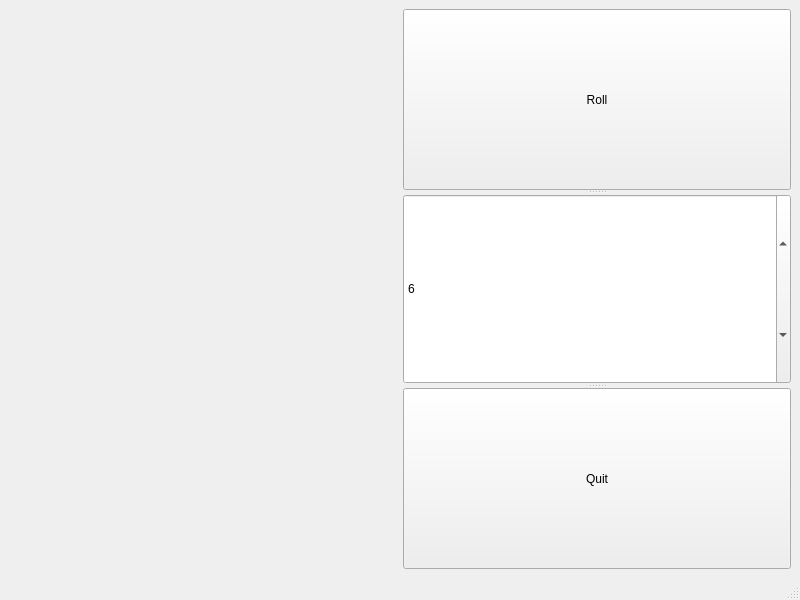
<?xml version="1.0" encoding="UTF-8"?>
<ui version="4.0">
 <class>MainWindow</class>
 <widget class="QMainWindow" name="MainWindow">
  <property name="geometry">
   <rect>
    <x>0</x>
    <y>0</y>
    <width>800</width>
    <height>600</height>
   </rect>
  </property>
  <property name="windowTitle">
   <string>MainWindow</string>
  </property>
  <widget class="QWidget" name="centralwidget">
   <layout class="QGridLayout" name="gridLayout">
    <item row="0" column="1">
     <widget class="QSplitter" name="splitter">
      <property name="orientation">
       <enum>Qt::Vertical</enum>
      </property>
      <widget class="QPushButton" name="pushButton">
       <property name="text">
        <string>Roll</string>
       </property>
      </widget>
      <widget class="QSpinBox" name="spinBox">
       <property name="minimum">
        <number>1</number>
       </property>
       <property name="value">
        <number>6</number>
       </property>
      </widget>
      <widget class="QPushButton" name="pushButton_2">
       <property name="text">
        <string>Quit</string>
       </property>
      </widget>
     </widget>
    </item>
    <item row="0" column="0">
     <widget class="QLabel" name="label">
      <property name="minimumSize">
       <size>
        <width>200</width>
        <height>200</height>
       </size>
      </property>
      <property name="font">
       <font>
        <pointsize>64</pointsize>
       </font>
      </property>
      <property name="text">
       <string/>
      </property>
      <property name="alignment">
       <set>Qt::AlignCenter</set>
      </property>
     </widget>
    </item>
   </layout>
  </widget>
  <widget class="QMenuBar" name="menubar">
   <property name="geometry">
    <rect>
     <x>0</x>
     <y>0</y>
     <width>800</width>
     <height>24</height>
    </rect>
   </property>
  </widget>
  <widget class="QStatusBar" name="statusbar"/>
 </widget>
 <resources/>
 <connections>
  <connection>
   <sender>pushButton_2</sender>
   <signal>released()</signal>
   <receiver>MainWindow</receiver>
   <slot>close()</slot>
   <hints>
    <hint type="sourcelabel">
     <x>589</x>
     <y>558</y>
    </hint>
    <hint type="destinationlabel">
     <x>378</x>
     <y>569</y>
    </hint>
   </hints>
  </connection>
 </connections>
</ui>
